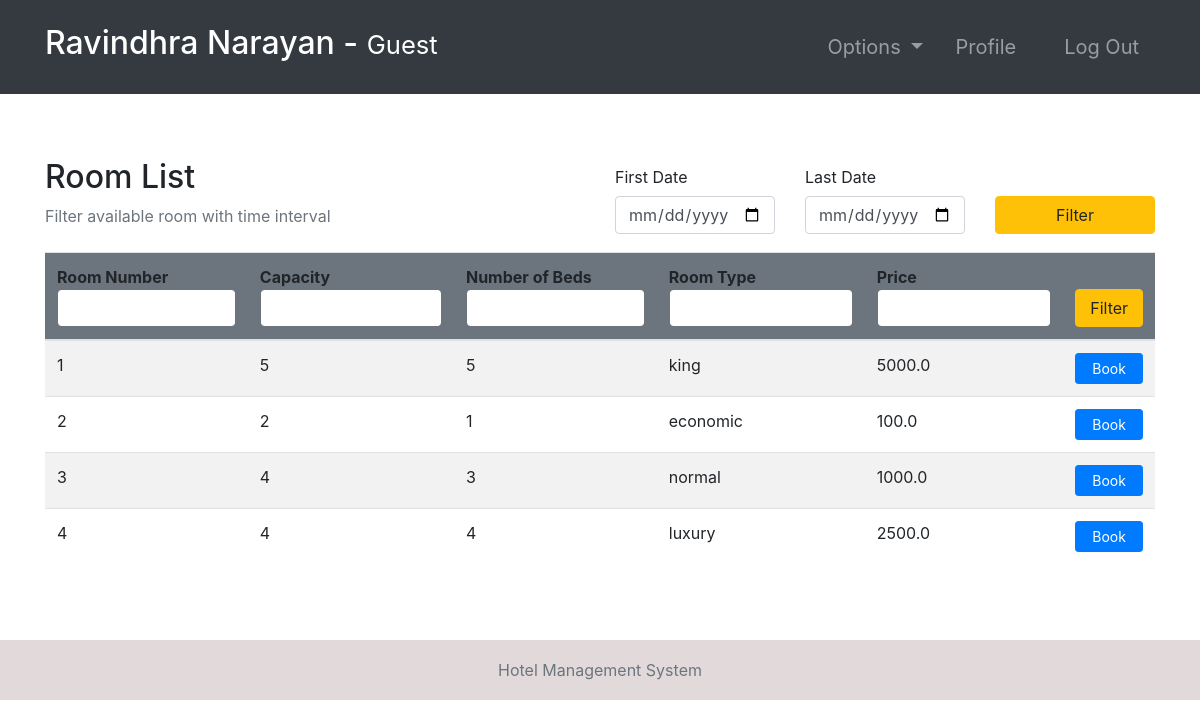
Screenshot of /rooms/ (signed in) with the database file from the repository.
### room/models.py (models this page shows)
class Room(models.Model):
    ROOM_TYPES = (
        ('King', 'King'),
        ('Luxury', 'Luxury'),
        ('Normal', 'Normal'),
        ('Economic', 'Economic'),
    )
    number = models.IntegerField(primary_key=True)
    capacity = models.SmallIntegerField()
    numberOfBeds = models.SmallIntegerField()
    roomType = models.CharField(max_length=20, choices=ROOM_TYPES)
    price = models.FloatField()
    statusStartDate = models.DateField(null=True)
    statusEndDate = models.DateField(null=True)
    def __str__(self):
        return str(self.number)

### room/views.py (the view, shortened to what this page needs)
# urls.py: path('rooms/', rooms, name="rooms"),
@ login_required(login_url='login')
def rooms(request):
    role = str(request.user.groups.all()[0])
    path = role + "/"
    rooms = Room.objects.all()
    firstDayStr = None
    lastDateStr = None
    def chech_availability(fd, ed):
        availableRooms = []
        for room in rooms:
            availList = []
            bookingList = Booking.objects.filter(roomNumber=room)
            if room.statusStartDate == None:
                for booking in bookingList:
                    if booking.startDate > ed.date() or booking.endDate < fd.date():
                        availList.append(True)
                    else:
                        availList.append(False)
                if all(availList):
                    availableRooms.append(room)
            else:
                if room.statusStartDate > ed.date() or room.statusEndDate < fd.date():
                    for booking in bookingList:
                        if booking.startDate > ed.date() or booking.endDate < fd.date():
                            availList.append(True)
                        else:
                            availList.append(False)
                        if all(availList):
                            availableRooms.append(room)
        return availableRooms
    context = {
        "role": role,
        'rooms': rooms,
        'fd': firstDayStr,
        'ld': lastDateStr
    }
    return render(request, path + "rooms.html", context)

### accounts/models.py (called while the page is built)
    def currentRoom(self):
        booking = Booking.objects.filter(guest=self).last()
        return booking.roomNumber

### Templates/guest/rooms.html
{% extends '../index.html' %}
{% block context %}
{% include '../common_pages/rooms.html' %}
{% endblock %}

### Templates/incs/nav.html (shortened to what this page needs)
<nav class="navbar navbar-dark bg-dark navbar-expand-lg py-3 " role="navigation">
    <div class="container">
        <a href="" class="navbar-brand">
            <h2 class="text-capitalize">
                {{ request.user.first_name }} {{ request.user.last_name }} -
                <small>
                    {{ role }}
                </small>
            </h2>
        </a>
        <div class="collapse navbar-collapse" id="navbarTags">
            <ul class="navbar-nav ml-auto">
                <li class="nav-item dropdown p-2">
                    <a class="nav-link dropdown-toggle" href="#" id="navbarDropdown" role="button"
                        data-toggle="dropdown" aria-haspopup="true" aria-expanded="false">
                        Options
                    </a>
                </li>
                <li class="nav-item mr-3 p-2">
                    {% if role == 'guest' %}
                    <a href="{% url 'guest-profile' user.id %}" class="nav-link">Profile</a>
                    {% endif %}
                </li>
                <li class="nav-item p-2 ">
                    <a href="{% url 'logout' %}" class="nav-link">Log Out</a>
                </li>
            </ul>
        </div>
    </div>
</nav>

### Templates/common_pages/rooms.html (shortened to what this page needs)
<div class="container py-5 clearfix">
    <div class="table-header row mt-3 clearfix">
        <div class="col-sm-12 col-md-12 col-lg-6 mb-4">
            <h2>Room List</h2>
            <span class="text-muted">Filter available room with time interval</span>
        </div>
        <div class="col-sm-12 col-md-12 col-lg-6">
            <form action="" method="POST">
                <div class="row">
                    <div class="form-group col-4">
                        <label for="example-date-input" class="col-form-label">First Date</label>
                        <div class="">
                            <input class="form-control" type="date" name="fd" value="{{fd}}" id="example-date-input">
                        </div>
                    </div>
                    <div class="form-group col-4">
                        <label for="example-date-input" class="col-form-label">Last Date</label>
                        <div class="">
                            <input class="form-control" type="date" name="ld" value="{{ld}}" id="example-date-input">
                        </div>
                    </div>
                    <div class="col-4" style="margin-top:38px;">
                        <button type="submit" name="dateFilter" class="btn btn-warning w-100">Filter</button>
                    </div>
                </div>
            </form>
        </div>
    </div>
    <table class="table table-hover table-striped">
        <thead class="bg-secondary rounded">
            <tr>
                <form action="" method="POST">
                    <th>Room Number<input type="number" name="number" value="{{number}}"
                            class="form-control border border-secondary"></th>
                    <th>Capacity<input type="number" name="capacity" value="{{capacity}}"
                            class="form-control border border-secondary"></th>
                    <th>Number of Beds<input type="number" name="nob" value="{{nob}}"
                            class="form-control border border-secondary"></th>
                    <th>Room Type<input type="text" name="type" value="{{type}}"
                            class="form-control border border-secondary"></th>
                    <th>Price <input type="number" step="0.01" name="price" value="{{price}}"
                            class="form-control border border-secondary"></th>
                    <th colspan="2"><button type="submit" name="filter" class="btn btn-warning w-100">Filter</button>
                    </th>
                </form>
            </tr>
        </thead>
        <tbody>
            {% for room in rooms %}
            <tr>
                <td>{{ room.number }}</td>
                <td>{{ room.capacity }}</td>
                <td>{{ room.numberOfBeds }}</td>
                <td>{{ room.roomType }}</td>
                <td>{{ room.price }}</td>
                {% if role == "guest" or role == "receptionist" %}
                <td>
                    <form action="{% url 'booking-make' %}" method="POST">
                        <button type="submit" name="book" id="book" class="btn btn-sm btn-primary px-3">Book</button>
                    </form>
                </td>
                {% endif %}
            </tr>
            {% endfor %}
        </tbody>
    </table>
</div>

### static/css/main.css (style rules this page uses)
* { margin: 0; padding: 0; -webkit-font-smoothing: antialiased; }
.clearfix { overflow: auto; }
body { position: relative; }
nav .nav-item { font-size: 20px; }

### rows the page displays
Room: number "1", capacity "5", numberOfBeds "5", roomType "king", price "5000.0"
Room: number "2", capacity "2", numberOfBeds "1", roomType "economic", price "100.0"
Room: number "3", capacity "4", numberOfBeds "3", roomType "normal", price "1000.0"
Room: number "4", capacity "4", numberOfBeds "4", roomType "luxury", price "2500.0"

### other values shown
{{ request.user.first_name }} "Ravindhra"
{{ request.user.last_name }} "Narayan"
{{ role }} "Guest"
